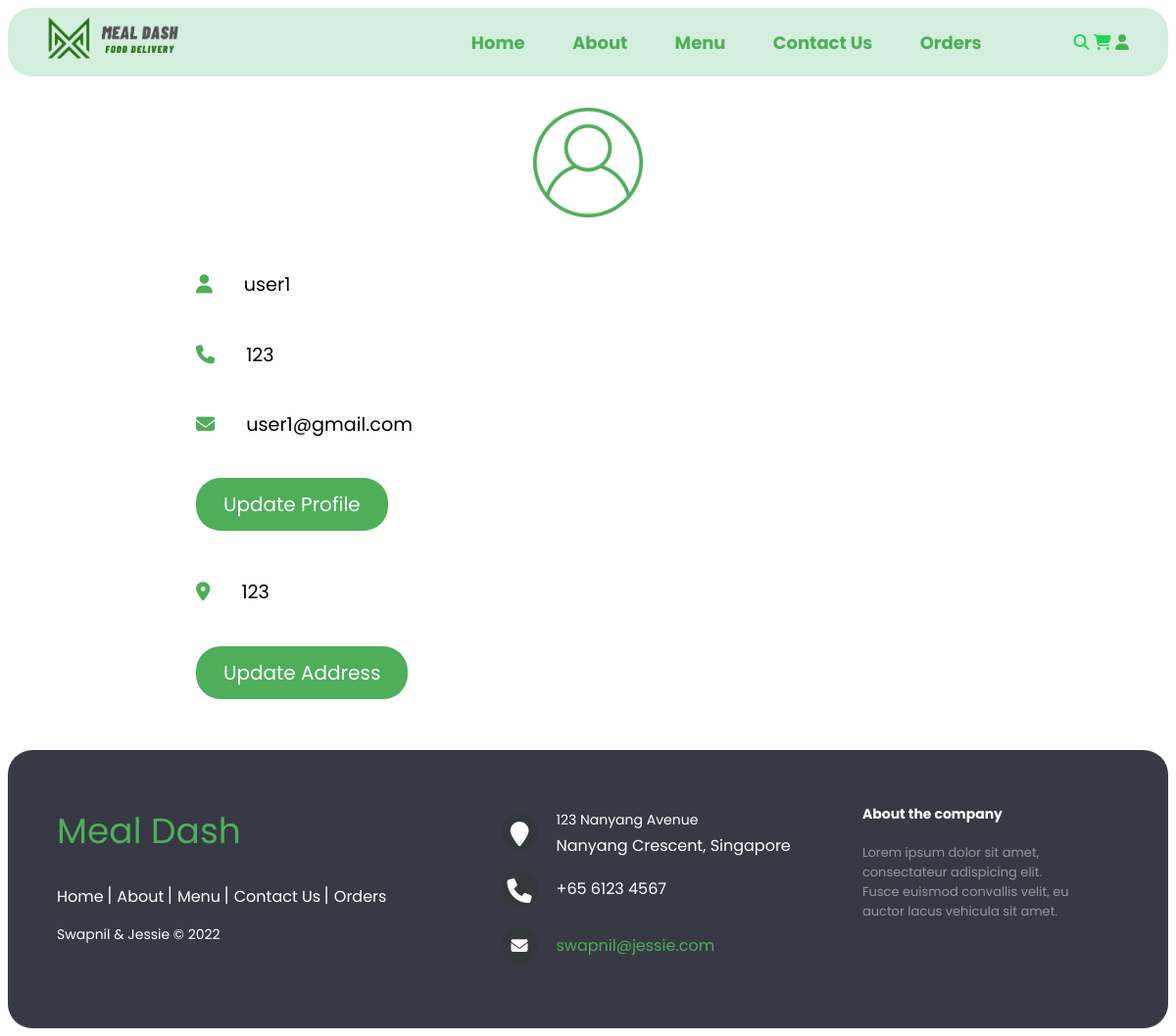
Before: /profile.php (signed in) with the older database file.
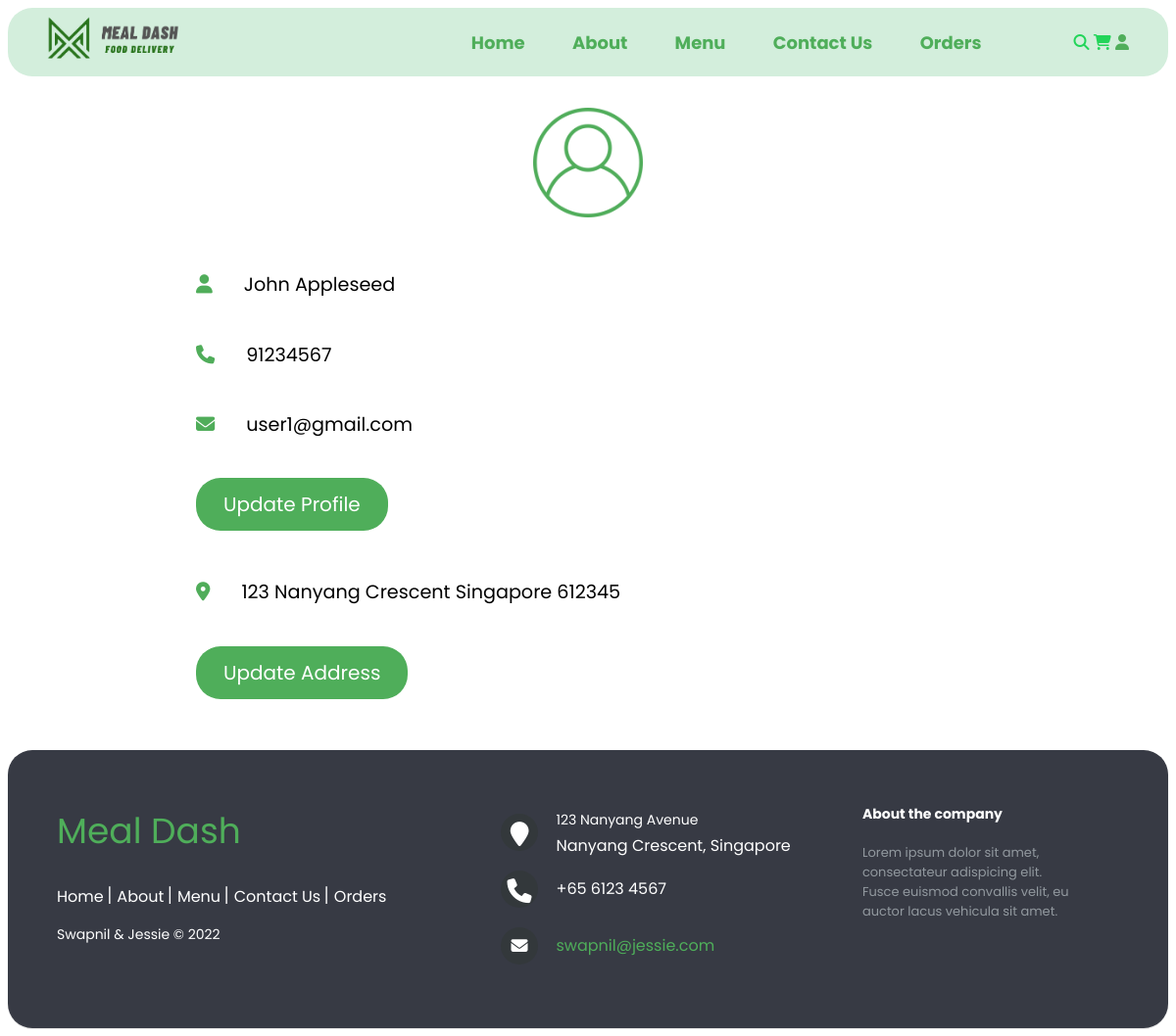
After: the same page with the newer database file.
### tables this page shows
CREATE TABLE `users` (
  `id` int(100) UNSIGNED NOT NULL,
  `name` varchar(20) NOT NULL,
  `email` varchar(50) NOT NULL,
  `number` varchar(10) NOT NULL,
  `password` varchar(50) NOT NULL,
  `address` varchar(500) NOT NULL
);

### profile.php (the view, shortened to what this page needs)
<?php
include 'components/connect.php';
?>
<!DOCTYPE html>
<html lang="en">
<head>
   <link rel="stylesheet" href="https://cdnjs.cloudflare.com/ajax/libs/font-awesome/6.1.1/css/all.min.css">
   <link rel="stylesheet" href="css/stylesheet.css">
</head>
<body>
<?php include 'components/nav_header.php'; ?>
<section class="user-details">
   <div class="user">
      <img src="images/user-icon.png" alt="">
      <p><i class="fas fa-user"></i><span><span><?= $fetch_profile['name']; ?></span></span></p>
      <p><i class="fas fa-phone"></i><span><?= $fetch_profile['number']; ?></span></p>
      <p><i class="fas fa-envelope"></i><span><?= $fetch_profile['email']; ?></span></p>
      <a href="update_profile.php" class="btn">Update Profile</a>
      <p class="address"><i class="fas fa-map-marker-alt"></i><span><?php if($fetch_profile['address'] == ''){echo 'Please enter your address';}else{echo $fetch_profile['address'];} ?></span></p>
      <a href="update_address.php" class="btn">Update Address</a>
   </div>
</section>
<?php include 'components/footer.php'; ?>
</body>
</html>

Changed rows visible on the page:
changed users "user1@gmail.com": name "user1" → "John Appleseed"; number "123" → "91234567"; address "123" → "123 Nanyang Crescent Singapore 612345"
